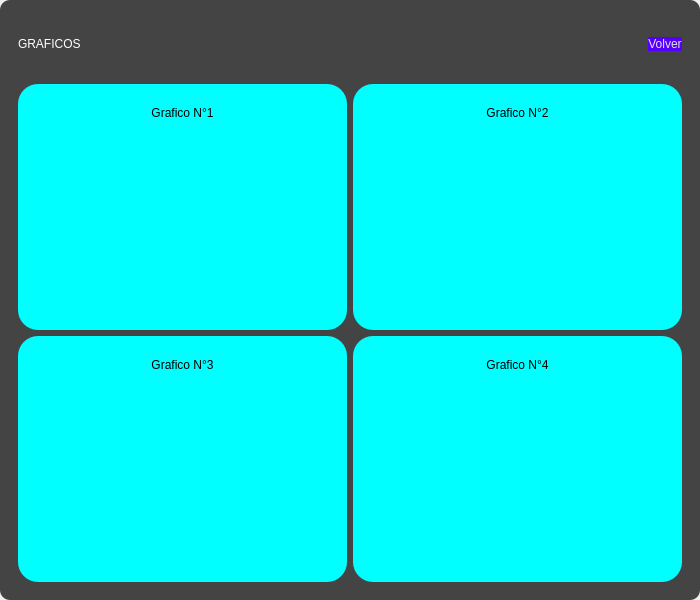
<?xml version="1.0" encoding="UTF-8"?>
<ui version="4.0">
 <class>MainWindow</class>
 <widget class="QMainWindow" name="MainWindow">
  <property name="geometry">
   <rect>
    <x>0</x>
    <y>0</y>
    <width>700</width>
    <height>600</height>
   </rect>
  </property>
  <property name="minimumSize">
   <size>
    <width>700</width>
    <height>600</height>
   </size>
  </property>
  <property name="windowTitle">
   <string>MainWindow</string>
  </property>
  <widget class="QWidget" name="centralwidget">
   <layout class="QVBoxLayout" name="verticalLayout">
    <property name="leftMargin">
     <number>0</number>
    </property>
    <property name="topMargin">
     <number>0</number>
    </property>
    <property name="rightMargin">
     <number>0</number>
    </property>
    <property name="bottomMargin">
     <number>0</number>
    </property>
    <item>
     <widget class="QFrame" name="frame">
      <property name="styleSheet">
       <string notr="true">QFrame{
	background-color: rgb(68, 68, 68);
	border-radius: 10px;
}</string>
      </property>
      <property name="frameShape">
       <enum>QFrame::StyledPanel</enum>
      </property>
      <property name="frameShadow">
       <enum>QFrame::Raised</enum>
      </property>
      <layout class="QVBoxLayout" name="verticalLayout_2">
       <item>
        <widget class="QFrame" name="frame_superior">
         <property name="minimumSize">
          <size>
           <width>0</width>
           <height>60</height>
          </size>
         </property>
         <property name="maximumSize">
          <size>
           <width>16777215</width>
           <height>50</height>
          </size>
         </property>
         <property name="frameShape">
          <enum>QFrame::StyledPanel</enum>
         </property>
         <property name="frameShadow">
          <enum>QFrame::Raised</enum>
         </property>
         <layout class="QHBoxLayout" name="horizontalLayout">
          <item>
           <widget class="QLabel" name="label">
            <property name="styleSheet">
             <string notr="true">font: 63 italic 15pt &quot;Cascadia Mono SemiBold&quot;;
color: rgb(255, 255, 255);</string>
            </property>
            <property name="text">
             <string>GRAFICOS</string>
            </property>
           </widget>
          </item>
          <item>
           <spacer name="horizontalSpacer">
            <property name="orientation">
             <enum>Qt::Horizontal</enum>
            </property>
            <property name="sizeHint" stdset="0">
             <size>
              <width>450</width>
              <height>20</height>
             </size>
            </property>
           </spacer>
          </item>
          <item>
           <widget class="QPushButton" name="btnvolver">
            <property name="styleSheet">
             <string notr="true">QPushButton {
  padding: 0.5em 1.7em;
  margin: 0 0.1em 0.1em 0;
  border: 0.16em solid rgba(255, 255, 255, 0);
  background-color: rgb(85, 0, 255);
  border-radius: 15px;
  font-weight: 300;
  color: rgb(226, 226, 226);
  text-align: center;
  font: 63  10pt &quot;Segoe UI Variable Text Semibold&quot;;
}

QPushButton:hover {
	color: rgb(0, 0, 0);
	
	background-color: rgb(226, 226, 226);
	border-color: rgb(255, 255, 0);
}</string>
            </property>
            <property name="text">
             <string>Volver</string>
            </property>
           </widget>
          </item>
         </layout>
        </widget>
       </item>
       <item>
        <widget class="QFrame" name="frame_contenido">
         <property name="frameShape">
          <enum>QFrame::StyledPanel</enum>
         </property>
         <property name="frameShadow">
          <enum>QFrame::Raised</enum>
         </property>
         <layout class="QGridLayout" name="gridLayout">
          <item row="0" column="0">
           <widget class="QFrame" name="frame_3">
            <property name="styleSheet">
             <string notr="true">background-color: rgb(0, 255, 255);
border-color: rgb(255, 255, 255);
border-radius: 20px;</string>
            </property>
            <property name="frameShape">
             <enum>QFrame::StyledPanel</enum>
            </property>
            <property name="frameShadow">
             <enum>QFrame::Raised</enum>
            </property>
            <layout class="QVBoxLayout" name="verticalLayout_5" stretch="1,0">
             <property name="spacing">
              <number>6</number>
             </property>
             <property name="leftMargin">
              <number>9</number>
             </property>
             <property name="topMargin">
              <number>0</number>
             </property>
             <property name="rightMargin">
              <number>9</number>
             </property>
             <item>
              <widget class="QLabel" name="label_3">
               <property name="minimumSize">
                <size>
                 <width>0</width>
                 <height>39</height>
                </size>
               </property>
               <property name="maximumSize">
                <size>
                 <width>16777215</width>
                 <height>20</height>
                </size>
               </property>
               <property name="styleSheet">
                <string notr="true">font: 63 italic 8pt &quot;Cascadia Mono SemiBold&quot;;
color: rgb(0, 0, 0);</string>
               </property>
               <property name="text">
                <string>Grafico N°1</string>
               </property>
               <property name="alignment">
                <set>Qt::AlignCenter</set>
               </property>
              </widget>
             </item>
             <item>
              <widget class="QWidget" name="grafico_uno" native="true"/>
             </item>
            </layout>
           </widget>
          </item>
          <item row="0" column="1">
           <widget class="QFrame" name="frame_6">
            <property name="styleSheet">
             <string notr="true">background-color: rgb(0, 255, 255);
border-color: rgb(255, 255, 255);
border-radius: 20px;</string>
            </property>
            <property name="frameShape">
             <enum>QFrame::StyledPanel</enum>
            </property>
            <property name="frameShadow">
             <enum>QFrame::Raised</enum>
            </property>
            <layout class="QVBoxLayout" name="verticalLayout_11" stretch="1,0">
             <property name="spacing">
              <number>6</number>
             </property>
             <property name="leftMargin">
              <number>9</number>
             </property>
             <property name="topMargin">
              <number>0</number>
             </property>
             <property name="rightMargin">
              <number>9</number>
             </property>
             <item>
              <widget class="QLabel" name="label_6">
               <property name="minimumSize">
                <size>
                 <width>0</width>
                 <height>39</height>
                </size>
               </property>
               <property name="maximumSize">
                <size>
                 <width>16777215</width>
                 <height>20</height>
                </size>
               </property>
               <property name="styleSheet">
                <string notr="true">font: 63 italic 8pt &quot;Cascadia Mono SemiBold&quot;;
color: rgb(0, 0, 0);</string>
               </property>
               <property name="text">
                <string>Grafico N°2</string>
               </property>
               <property name="alignment">
                <set>Qt::AlignCenter</set>
               </property>
              </widget>
             </item>
             <item>
              <widget class="QWidget" name="grafico_dos" native="true"/>
             </item>
            </layout>
           </widget>
          </item>
          <item row="1" column="0">
           <widget class="QFrame" name="frame_4">
            <property name="styleSheet">
             <string notr="true">background-color: rgb(0, 255, 255);
border-color: rgb(255, 255, 255);
border-radius: 20px;</string>
            </property>
            <property name="frameShape">
             <enum>QFrame::StyledPanel</enum>
            </property>
            <property name="frameShadow">
             <enum>QFrame::Raised</enum>
            </property>
            <layout class="QVBoxLayout" name="verticalLayout_7" stretch="1,0">
             <property name="spacing">
              <number>6</number>
             </property>
             <property name="leftMargin">
              <number>9</number>
             </property>
             <property name="topMargin">
              <number>0</number>
             </property>
             <property name="rightMargin">
              <number>9</number>
             </property>
             <item>
              <widget class="QLabel" name="label_4">
               <property name="minimumSize">
                <size>
                 <width>0</width>
                 <height>39</height>
                </size>
               </property>
               <property name="maximumSize">
                <size>
                 <width>16777215</width>
                 <height>20</height>
                </size>
               </property>
               <property name="styleSheet">
                <string notr="true">font: 63 italic 8pt &quot;Cascadia Mono SemiBold&quot;;
color: rgb(0, 0, 0);</string>
               </property>
               <property name="text">
                <string>Grafico N°3</string>
               </property>
               <property name="alignment">
                <set>Qt::AlignCenter</set>
               </property>
              </widget>
             </item>
             <item>
              <widget class="QWidget" name="grafico_tres" native="true"/>
             </item>
            </layout>
           </widget>
          </item>
          <item row="1" column="1">
           <widget class="QFrame" name="frame_5">
            <property name="styleSheet">
             <string notr="true">background-color: rgb(0, 255, 255);
border-color: rgb(255, 255, 255);
border-radius: 20px;</string>
            </property>
            <property name="frameShape">
             <enum>QFrame::StyledPanel</enum>
            </property>
            <property name="frameShadow">
             <enum>QFrame::Raised</enum>
            </property>
            <layout class="QVBoxLayout" name="verticalLayout_9" stretch="1,0">
             <property name="spacing">
              <number>6</number>
             </property>
             <property name="leftMargin">
              <number>9</number>
             </property>
             <property name="topMargin">
              <number>0</number>
             </property>
             <property name="rightMargin">
              <number>9</number>
             </property>
             <item>
              <widget class="QLabel" name="label_5">
               <property name="minimumSize">
                <size>
                 <width>0</width>
                 <height>39</height>
                </size>
               </property>
               <property name="maximumSize">
                <size>
                 <width>16777215</width>
                 <height>20</height>
                </size>
               </property>
               <property name="styleSheet">
                <string notr="true">font: 63 italic 8pt &quot;Cascadia Mono SemiBold&quot;;
color: rgb(0, 0, 0);</string>
               </property>
               <property name="text">
                <string>Grafico N°4</string>
               </property>
               <property name="alignment">
                <set>Qt::AlignCenter</set>
               </property>
              </widget>
             </item>
             <item>
              <widget class="QWidget" name="grafico_cuatro" native="true"/>
             </item>
            </layout>
           </widget>
          </item>
         </layout>
        </widget>
       </item>
      </layout>
     </widget>
    </item>
   </layout>
  </widget>
 </widget>
 <resources/>
 <connections/>
</ui>
